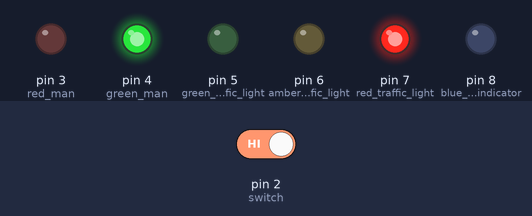
Bench run of a sketch on a simulated Arduino Uno, built with avr-gcc and run on an emulated ATmega328P. On the bench: output pins drawn as LEDs (lit = HIGH). Inputs (shaded band) come from the test bench; at power-on: pin 2 (switch) HIGH.

Above: at 16.2 s.
16.3 s: pin 2 (switch) driven LOW
At 19.0 s:
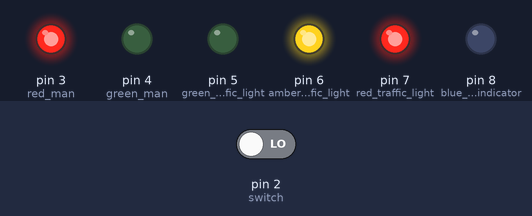
At 20.5 s:
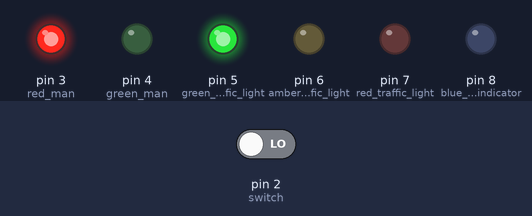
31.3 s: pin 2 (switch) driven HIGH
At 32.7 s:
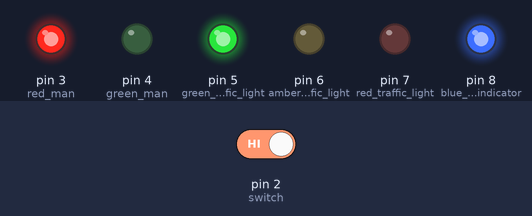
Timing chart, 0 to 52.3 s (numbered marks = the images above; inputs shaded):
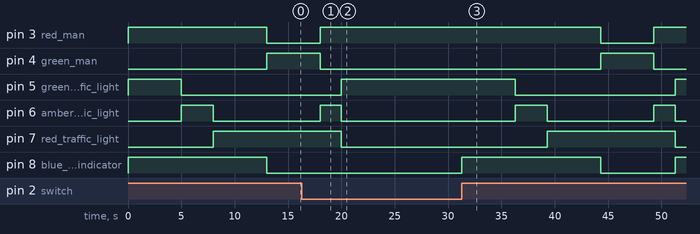

The sketch:

traffic_lights.ino
```cpp
/**
 * Traffic lights

 * File: traffic_lights.ino
 * Author: Richard Kneale
 * Date created: 26th December 2015
 * Date modified: 13th April 2018
 * Description: An Arduino traffic light system

 * Parts:
 * 2 x green LEDs
 * 2 x red LEDs
 * amber LED
 * blue LED
 * pushbutton
 * 10 kilohm resistor
 * 6 x 220 ohm resistors

 * States:
 * green light and red walking man on
 * green light, red walking man and blue button indicator on
 * amber light, red walking man and blue button indicator on
 * red light, red walking man and blue button indicator on
 * red light and green walking man on
 * red light, amber light and red walking man on
 */

/**
 * Create a global variable to hold the state of the switch
 * This variable is persistent throughout the program
 * Whenever you refer to switchState you are talking about the number it holds
 */

int switchstate = 0;

void setup() {
    // Declare the LED pins as outputs
    pinMode(3, OUTPUT); // red man
    pinMode(4, OUTPUT); // green man
    pinMode(5, OUTPUT); // green traffic light
    pinMode(6, OUTPUT); // amber traffic light
    pinMode(7, OUTPUT); // red traffic light
    pinMode(8, OUTPUT); // blue button indicator

    // Declare the switch pin as an input
    pinMode(2, INPUT); // switch
}

void loop() {
    // Read the value of the switch
    // digitalRead() checks to see if there is voltage on the pin or not
    switchstate = digitalRead(2);

    // If the switch is LOW (the button is not pressed)
    if(switchstate == LOW) {
        // Turn the green light and red walking man on
        digitalWrite(8, LOW); // turn the blue button indicator off
        digitalWrite(7, LOW); // turn the red traffic light off
        digitalWrite(6, LOW); // turn the amber traffic light off
        digitalWrite(5, HIGH); // turn the green traffic light on
        digitalWrite(4, LOW); // turn the green walking man off
        digitalWrite(3, HIGH); // turn the red walking man on
    }

    // If the switch is not LOW (the button is pressed)
    else {
        buttonPressed();
    }
}

// Called when the switch is pressed
void buttonPressed() {
    // Turn the green light, blue indicator light and red walking man on
    digitalWrite(8, HIGH); // turn the blue button indicator off
    digitalWrite(7, LOW); // turn the red traffic light off
    digitalWrite(6, LOW); // turn the amber traffic light off
    digitalWrite(5, HIGH); // turn the green traffic light on
    digitalWrite(4, LOW); // turn the green walking man off
    digitalWrite(3, HIGH); // turn the red walking man on

    // Wait five seconds before changing the lights
    delay(5000);

    // Carry out the light changing sequence
    lightSequence();
}

// Replicates the sequence used by traffic lights
void lightSequence() {
    // Turn the amber light, red walking man and blue button indicator on
    digitalWrite(8, HIGH); // turn the blue button indicator on
    digitalWrite(7, LOW); // turn the red traffic light off
    digitalWrite(6, HIGH); // turn the amber traffic light on
    digitalWrite(5, LOW); // turn the green traffic light off
    digitalWrite(4, LOW); // turn the green walking man off
    digitalWrite(3, HIGH); // turn the red walking man on

    // Wait three seconds before changing the lights
    delay(3000);

    // Turn the red light, red walking man and blue button indicator on
    digitalWrite(8, HIGH); // turn the blue button indicator on
    digitalWrite(7, HIGH); // turn the red LED on
    digitalWrite(6, LOW); // turn the amber LED off
    digitalWrite(5, LOW); // turn the green LED off
    digitalWrite(4, LOW); // turn the green walking man off
    digitalWrite(3, HIGH); // turn the red walking man on

    // Wait five seconds before changing the lights
    delay(5000);

    // Turn the red light and green walking man on
    digitalWrite(8, LOW); // turn the blue button indicator off
    digitalWrite(7, HIGH); // turn the red LED on
    digitalWrite(6, LOW); // turn the amber LED off
    digitalWrite(5, LOW); // turn the green LED off
    digitalWrite(4, HIGH); // turn the green walking man on
    digitalWrite(3, LOW); // turn the red walking man off

    // Wait five seconds before changing the lights
    delay(5000);

    // Turn the red light, amber light and red walking man on
    digitalWrite(8, LOW); // turn the blue button indicator off
    digitalWrite(7, HIGH); // turn the red traffic light on
    digitalWrite(6, HIGH); // turn the amber traffic light on
    digitalWrite(5, LOW); // turn the green traffic light off
    digitalWrite(4, LOW); // turn the green walking man off
    digitalWrite(3, HIGH); // turn the red walking man on

    // Wait two seconds before turning the green light and red walking man on
    delay(2000);
}
```

Measured:
- after the input at 16.3 s, pin 5 (green_traffic_light): goes on until 20.0 s, then stays HIGH; pin 6 (amber_traffic_light), pin 7 (red_traffic_light): goes on until 20.0 s, then stays LOW; pin 8 (blue_button_indicator): stays LOW (without the input it goes to HIGH after 3.7 s)
- after the input at 31.3 s, pin 3 (red_man): HIGH → LOW after 13.0 s, → HIGH 5.0 s later; pin 4 (green_man): LOW → HIGH after 13.0 s, → LOW 5.0 s later
